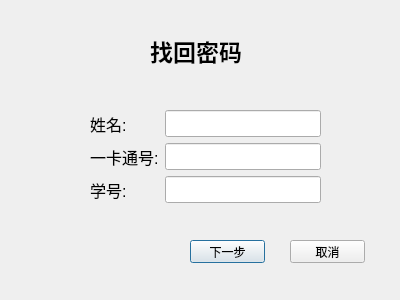
<?xml version="1.0" encoding="UTF-8"?>
<ui version="4.0">
 <class>Passwordback</class>
 <widget class="QDialog" name="Passwordback">
  <property name="geometry">
   <rect>
    <x>0</x>
    <y>0</y>
    <width>400</width>
    <height>300</height>
   </rect>
  </property>
  <property name="windowTitle">
   <string>找回密码</string>
  </property>
  <widget class="QWidget" name="formLayoutWidget">
   <property name="geometry">
    <rect>
     <x>90</x>
     <y>110</y>
     <width>231</width>
     <height>101</height>
    </rect>
   </property>
   <property name="font">
    <font>
     <pointsize>12</pointsize>
    </font>
   </property>
   <layout class="QFormLayout" name="formLayout">
    <item row="0" column="0">
     <widget class="QLabel" name="Label">
      <property name="font">
       <font>
        <pointsize>12</pointsize>
       </font>
      </property>
      <property name="text">
       <string>姓名:</string>
      </property>
     </widget>
    </item>
    <item row="0" column="1">
     <widget class="QLineEdit" name="LineEdit">
      <property name="font">
       <font>
        <pointsize>12</pointsize>
       </font>
      </property>
     </widget>
    </item>
    <item row="1" column="1">
     <widget class="QLineEdit" name="LineEdit_2">
      <property name="font">
       <font>
        <pointsize>12</pointsize>
       </font>
      </property>
     </widget>
    </item>
    <item row="2" column="0">
     <widget class="QLabel" name="Label_3">
      <property name="font">
       <font>
        <pointsize>12</pointsize>
       </font>
      </property>
      <property name="text">
       <string>学号:</string>
      </property>
     </widget>
    </item>
    <item row="2" column="1">
     <widget class="QLineEdit" name="LineEdit_3">
      <property name="font">
       <font>
        <pointsize>12</pointsize>
       </font>
      </property>
     </widget>
    </item>
    <item row="1" column="0">
     <widget class="QLabel" name="Label_2">
      <property name="font">
       <font>
        <pointsize>12</pointsize>
       </font>
      </property>
      <property name="text">
       <string>一卡通号:</string>
      </property>
     </widget>
    </item>
   </layout>
  </widget>
  <widget class="QPushButton" name="pushButton">
   <property name="geometry">
    <rect>
     <x>190</x>
     <y>240</y>
     <width>75</width>
     <height>23</height>
    </rect>
   </property>
   <property name="text">
    <string>下一步</string>
   </property>
  </widget>
  <widget class="QPushButton" name="pushButton_2">
   <property name="geometry">
    <rect>
     <x>290</x>
     <y>240</y>
     <width>75</width>
     <height>23</height>
    </rect>
   </property>
   <property name="text">
    <string>取消</string>
   </property>
  </widget>
  <widget class="QLabel" name="label">
   <property name="geometry">
    <rect>
     <x>150</x>
     <y>30</y>
     <width>111</width>
     <height>41</height>
    </rect>
   </property>
   <property name="font">
    <font>
     <pointsize>17</pointsize>
     <weight>75</weight>
     <bold>true</bold>
    </font>
   </property>
   <property name="text">
    <string>找回密码</string>
   </property>
  </widget>
 </widget>
 <resources/>
 <connections>
  <connection>
   <sender>pushButton_2</sender>
   <signal>clicked()</signal>
   <receiver>Passwordback</receiver>
   <slot>close()</slot>
   <hints>
    <hint type="sourcelabel">
     <x>326</x>
     <y>242</y>
    </hint>
    <hint type="destinationlabel">
     <x>357</x>
     <y>177</y>
    </hint>
   </hints>
  </connection>
 </connections>
</ui>
